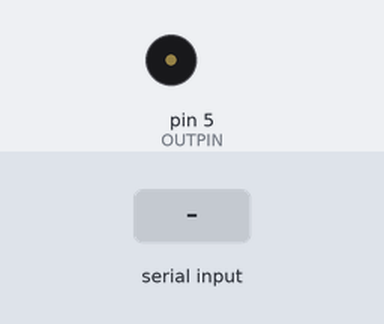
This sketch was run on a simulated Arduino Uno, built with avr-gcc and run on an emulated ATmega328P. On the bench: buzzer (waves = sounding). The inputs (shaded band) are chosen by the test bench. What the sketch prints to the serial monitor is not drawn.

Above: at 1.2 s.
1.3 s: "30,150\n" received over Serial
At 2.5 s:
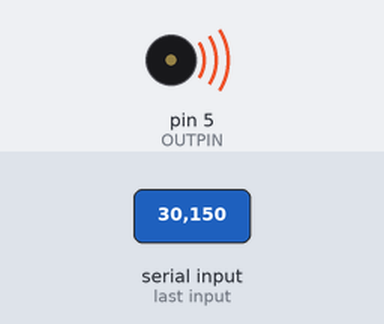
2.8 s: "2\n" received over Serial
Timing chart, 0 to 20.3 s (numbered marks = the images above; inputs shaded):
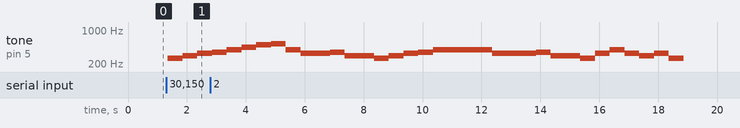

Measured:
- after the input at 1.3 s, tone on pin 5 (OUTPIN): silent → 261 Hz after 0.06 s, → 294 Hz 0.50 s later, → 330 Hz 0.50 s later

The sketch:

Passive_buzzer_me.ino
```cpp
// speaker
#define C 261 // 도
#define D 294 // 레
#define E 330 // 미
#define F 349 // 파
#define G 392 // 솔
#define A 440 // 라
#define B 493 // 시
#define Ch 523 // 도

int GNDPIN = 7;
int VCCPIN = 6;
int OUTPIN = 5;

int val = 0;
int number = 0;

int a[8] = {261,294,330,349,392,440,493,523};
int b[27] = {392,330,330,349,294,294,261,294,330,349,392,392,392,392,330,330,330,349,294,294,261,330,392,330,294,330,261};

void setup() {
  Serial.begin(9600);

  pinMode(GNDPIN, OUTPUT);
  pinMode(OUTPIN, OUTPUT);

  digitalWrite(GNDPIN, LOW);

}

void loop() {
  val = Serial.read(); // 시리얼통신에 입력한 값 읽어오기
  Serial.println(val);
  number = (val - '0');
  if(number == 1){
    Serial.print(number);
    Serial.println("번 도레미파솔라시도 재생");
    for(int i=0; i<8; i++)
    {
     tone(OUTPIN, a[i]);
     delay(500);
     noTone(OUTPIN);
    }
  }
  else if(number == 2){
    Serial.print(number);
    Serial.println("번 나비야 재생");
    for(int i=0; i<27; i++)
    {
     tone(OUTPIN, b[i]);
     delay(500);
     noTone(OUTPIN);
    }
  }
}
```
